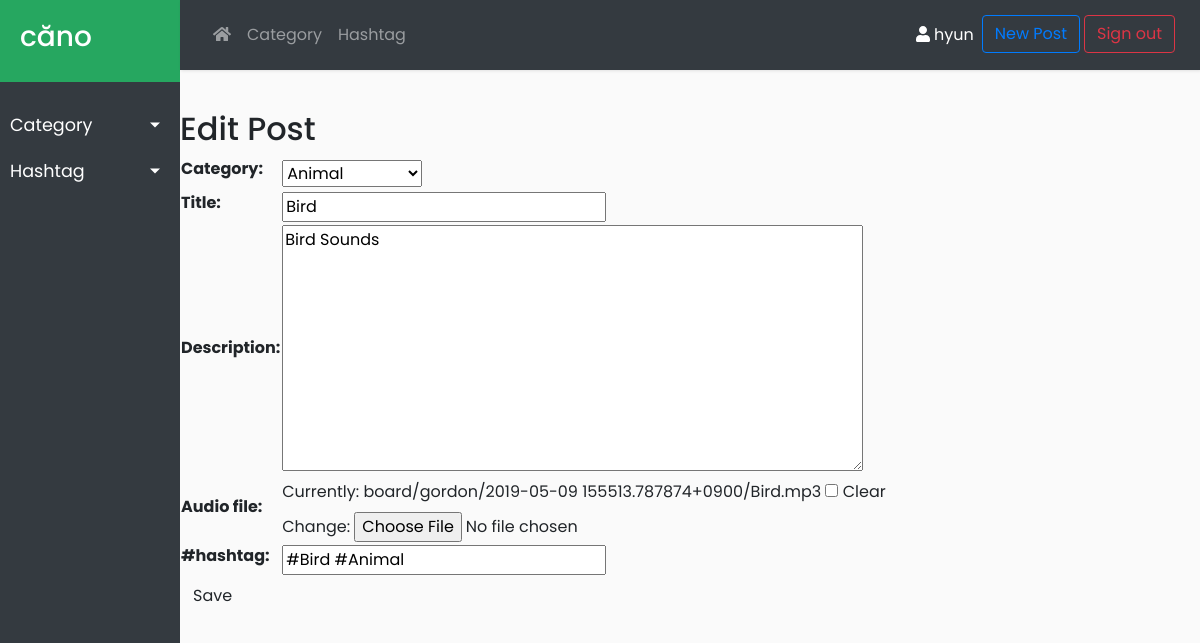
Screenshot of /post/19/edit/ (signed in) with the database file from the repository.
### board/models.py (models this page shows, shortened)
class Post(models.Model):
    author = models.ForeignKey('auth.User', related_name='posts', on_delete=models.CASCADE)
    category = models.ForeignKey('board.Category', related_name='posts', default=0, on_delete=models.CASCADE)
    title = models.CharField(max_length=100)
    text = models.TextField()
    audio_file = models.FileField(blank=True, upload_to=upload_audio)
    created_date = models.DateTimeField(default=timezone.localtime)
    published_date = models.DateTimeField(blank=True, null=True)
    like = models.IntegerField(default=0)
    dislike = models.IntegerField(default=0)
    like_list = models.TextField(blank=True)
    dislike_list = models.TextField(blank=True)
    tag_list = models.TextField(blank=True)

### board/views.py (the view)
# urls.py: path('post/<int:pk>/edit/', views.post_edit, name='post_edit'),
@login_required
def post_edit(request, pk):
    categories = Category.objects.all().order_by('id')
    tags = Tag.objects.all().order_by('id')
    post = get_object_or_404(Post, pk=pk)
    if request.method == "POST":
        form = PostForm(request.POST, request.FILES, instance=post)
        if form.is_valid():
            post = form.save(commit=False)
            post.published_date = timezone.localtime()
            post.add_tag()
            return redirect('board:post_detail', pk=post.pk)
    else:
        form = PostForm(instance=post)
    return render(request, 'board/post_edit.html', {
            'form': form, 'tags': tags, 'categories': categories})

### board/forms.py
class PostForm(forms.ModelForm):
    class Meta:
        model = Post
        fields = ('category', 'title', 'text', 'audio_file', 'tag_list')
        widgets = {
            'title': forms.TextInput(attrs={'placeholder': 'enter title here'}),
            'text': forms.Textarea(attrs={'placeholder': 'enter description here'}),
            'tag_list': forms.TextInput(attrs={'placeholder': '#add #hashtag #freely'}),
        }
        labels = {
            'category': 'Category',
            'title': 'Title',
            'text': 'Description',
            'audio_file': 'Audio file',
            'tag_list': '#hashtag',
        }

### board/models.py (called while the page is built)
    def __str__(self):
        return self.name

### board/templates/board/post_edit.html (shortened to what this page needs)
{% extends 'board/base2.html' %}
{% block sidebar %}
    <li>
        <a href="#catSubmenu" data-toggle="collapse" aria-expanded="false" class="dropdown-toggle">Category</a>
    </li>
    <li>
        <a href="#tagSubmenu" data-toggle="collapse" aria-expanded="false" class="dropdown-toggle">Hashtag</a>
    </li>
{% endblock %}
{% block topnav %}
    <li class="nav-item dropdown">
        <a class="nav-link dropdown-toggle-split" href="#" id="dropdown1" data-toggle="dropdown" aria-haspopup="true" aria-expanded="false">Category</a>
    </li>
    <li class="nav-item dropdown">
        <a class="nav-link dropdown-toggle-split" href="#" id="dropdown2" data-toggle="dropdown" aria-haspopup="true" aria-expanded="false">Hashtag</a>
    </li>
{% endblock %}
{% block content %}
    <h2>Edit Post</h2>
    <form method="POST" class="post-form" enctype="multipart/form-data">
        <table>
		    {{ form.as_table }}
	    </table>
        <button type="submit" class="save btn btn-default">Save</button>
    </form>
{% endblock %}

### board/templates/board/base2.html (shortened to what this page needs)
{% load static %}
<!DOCTYPE html>
<html>
<head>
    <link rel="stylesheet" href="https://stackpath.bootstrapcdn.com/bootstrap/4.3.1/css/bootstrap.min.css">
    <link rel="stylesheet" href="{% static 'css/board2.css' %}">
    <link rel="stylesheet" href="https://cdnjs.cloudflare.com/ajax/libs/malihu-custom-scrollbar-plugin/3.1.5/jquery.mCustomScrollbar.min.css">
</head>
<body>
    <div class="wrapper">
        <nav id="sidebar">
            <div class="sidebar-header">
                <h3><a href="{% url 'board:home' %}">căno</a></h3>
            </div>
            <ul class="list-unstyled components">
                {% block sidebar %}
                {% endblock %}
            </ul>
        </nav>
        <div id="content">
            <nav class="navbar navbar-expand-lg navbar-dark bg-dark sticky-top">
                <div class="container-fluid">
                    <div class="collapse navbar-collapse" id="navbarSupportedContent">
                        <ul class="nav navbar-nav">
                            <li class="nav-item"><a class="nav-link" href="{% url 'board:home' %}"><i class="fas fa-home"></i></a></li>
                            {% block topnav %}
                            {% endblock %}
                        </ul>
                        <ul class="nav navbar-nav ml-auto">
                            {% if user.is_authenticated %}
                                <li class="nav-item active"><a class="nav-link" href="{% url 'board:my_info' %}"><i class="fas fa-user"></i> {{ user.username }}</a></li>
                                <li><a class="btn btn-outline-primary my-2 my-sm-0 mr-sm-1" href="{% url 'board:post_new' %}" role="button">New Post</a></li>
                                <li><a class="btn btn-outline-danger my-2 my-sm-0" href="{% url 'logout' %}" role="button">Sign out</a></li>
                            {% else %}
                                <li><a class="btn btn-outline-warning my-2 my-sm-0" href="{% url 'login' %}" role="button">Sign in</a></li>
                            {% endif %}
                        </ul>
                    </div>
                </div>
            </nav>
            {% block content %}
            {% endblock %}
        </div>
    </div>
</body>
</html>

### board/static/css/board2.css (style rules this page uses)
body { font-family: 'Poppins', sans-serif; background: #fafafa; }
a, a:hover, a:focus { color: inherit; text-decoration: none; transition: all 0.3s; }
.navbar { padding: 15px 10px; background: #fff; border: none; border-radius: 0; margin-bottom: 40px; box-shadow: 1px 1px 3px rgba(0, 0, 0, 0.1); }
.wrapper { display: flex; width: 100%; }
#sidebar { width: 180px; position: fixed; top: 0; left: 0; height: 100vh; z-index: 999; background: #343A40; color: #fff; transition: all 0.3s; }
#sidebar .sidebar-header { padding: 20px; background: #26a760; }
#sidebar ul.components { padding: 20px 0; }
#sidebar ul li a { padding: 10px; font-size: 1.1em; display: block; }
a[data-toggle="collapse"] { position: relative; }
.dropdown-toggle::after { display: block; position: absolute; top: 50%; right: 20px; transform: translateY(-50%); }
#content { width: calc(100% - 180px); min-height: 100vh; transition: all 0.3s; position: absolute; top: 0; right: 0; }

### rows the page displays
Post: category "Animal", title "Bird", text "Bird Sounds", tag_list "#Bird #Animal"

### other values shown
{{ user.username }} "hyun"
